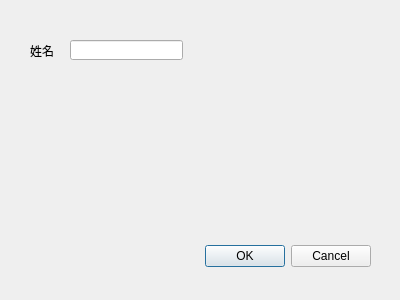
<?xml version="1.0" encoding="UTF-8"?>
<ui version="4.0">
 <class>DialogNewClient</class>
 <widget class="QDialog" name="DialogNewClient">
  <property name="geometry">
   <rect>
    <x>0</x>
    <y>0</y>
    <width>400</width>
    <height>300</height>
   </rect>
  </property>
  <property name="windowTitle">
   <string>添加客户</string>
  </property>
  <widget class="QDialogButtonBox" name="buttonBox">
   <property name="geometry">
    <rect>
     <x>30</x>
     <y>240</y>
     <width>341</width>
     <height>32</height>
    </rect>
   </property>
   <property name="orientation">
    <enum>Qt::Horizontal</enum>
   </property>
   <property name="standardButtons">
    <set>QDialogButtonBox::Cancel|QDialogButtonBox::Ok</set>
   </property>
  </widget>
  <widget class="QLineEdit" name="lineEdit_name">
   <property name="geometry">
    <rect>
     <x>70</x>
     <y>40</y>
     <width>113</width>
     <height>20</height>
    </rect>
   </property>
  </widget>
  <widget class="QLabel" name="label">
   <property name="geometry">
    <rect>
     <x>30</x>
     <y>40</y>
     <width>54</width>
     <height>21</height>
    </rect>
   </property>
   <property name="text">
    <string>姓名</string>
   </property>
  </widget>
 </widget>
 <resources/>
 <connections>
  <connection>
   <sender>buttonBox</sender>
   <signal>accepted()</signal>
   <receiver>DialogNewClient</receiver>
   <slot>accept()</slot>
   <hints>
    <hint type="sourcelabel">
     <x>248</x>
     <y>254</y>
    </hint>
    <hint type="destinationlabel">
     <x>157</x>
     <y>274</y>
    </hint>
   </hints>
  </connection>
  <connection>
   <sender>buttonBox</sender>
   <signal>rejected()</signal>
   <receiver>DialogNewClient</receiver>
   <slot>reject()</slot>
   <hints>
    <hint type="sourcelabel">
     <x>316</x>
     <y>260</y>
    </hint>
    <hint type="destinationlabel">
     <x>286</x>
     <y>274</y>
    </hint>
   </hints>
  </connection>
 </connections>
</ui>
